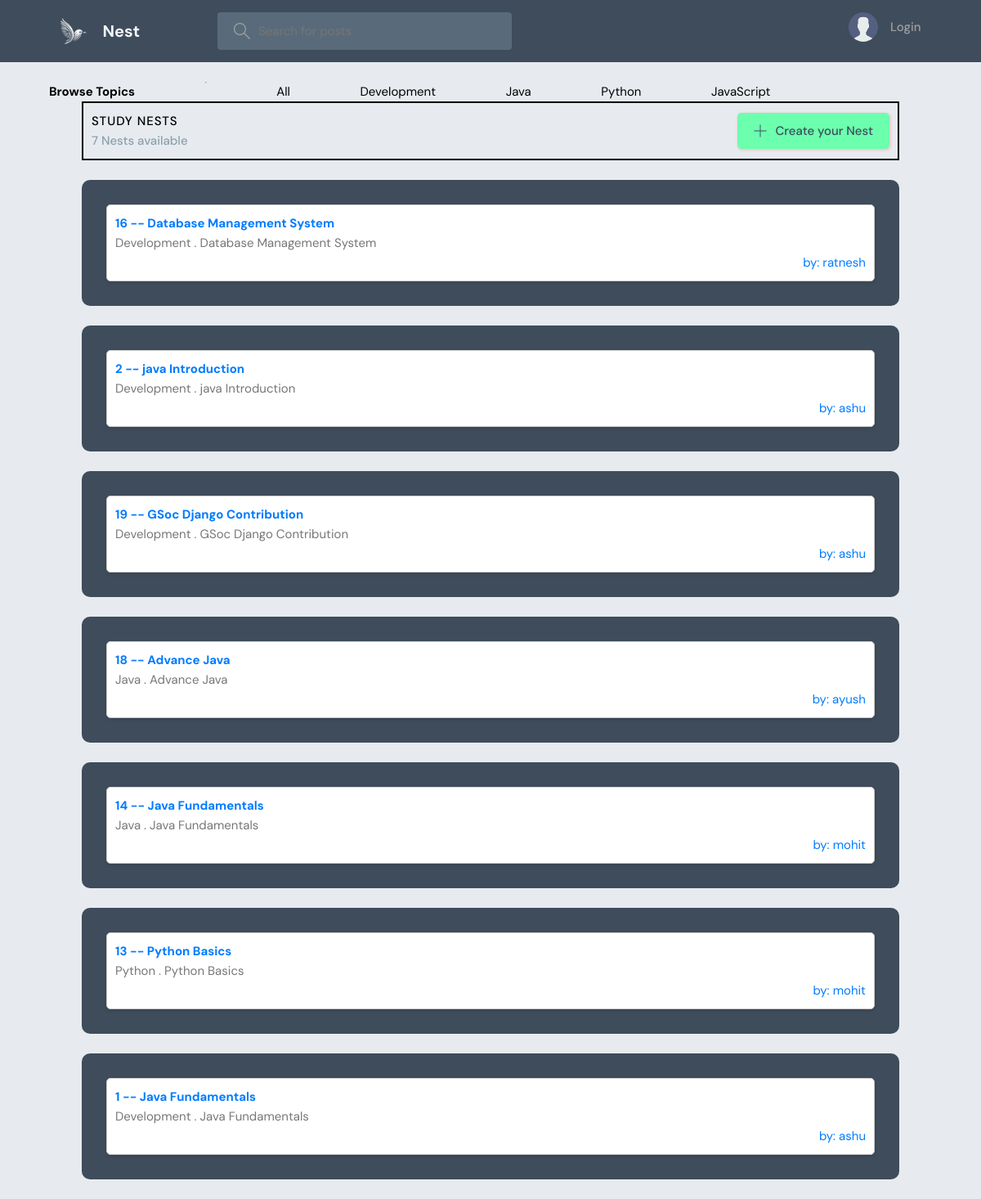
The page / on the database its author committed.
### LearnNest/models.py (models this page shows, shortened)
class Topic(models.Model):
    name = models.CharField(max_length=200)

class Nest(models.Model):
    host = models.ForeignKey(User, on_delete=models.SET_NULL, null=True)
    topic = models.ForeignKey(Topic, on_delete=models.SET_NULL, null=True)
    name = models.CharField(max_length=200)
    participants = models.ManyToManyField(User, related_name='participants',blank=True)
    description = models.TextField(null=True, blank=True)
    updated = models.DateTimeField(auto_now=True)
    created = models.DateTimeField(auto_now_add=True)
    class Meta:
        ordering = ['-updated', '-created']
    def __str__(self):
        return self.name

### LearnNest/views.py (the view)
# urls.py: path('',views.home,name='home'),
def home(request):
    q = request.GET.get('q') if request.GET.get('q') != None else ''
    nests = Nest.objects.filter(
        Q(topic__name__icontains=q) |
        Q(name__icontains=q) |
        Q(host__username__icontains=q)
        )
    topics = Topic.objects.all()
    nest_count = nests.count()
    nest_messages = Message.objects.filter(Q(nest__topic__name__icontains=q))
    context =  {'nests': nests, 'topics': topics, 'nest_count': nest_count, 'nest_messages': nest_messages}
    return render(request, 'LearnNest/home.html', context)

### LearnNest/models.py (called while the page is built)
    def __str__(self):
        return self.body[0:50]

### LearnNest/templates/LearnNest/home.html (shortened to what this page needs)
{% extends 'main.html' %}
{% load static %}
{% block content %}
<main class="layout layout--3">
  <div class="container">
    {% include 'LearnNest/topics_component.html' %}
  </div>
     <div class="roomList">
    <div style="border: 2px solid black; width: auto; padding: 10px; margin-left: 100px;margin-right: 100px;" class="roomList__header">
        <div >
          <h2 style="color: black;" >Study Nests</h2>
          <p>{{nest_count}} Nests available</p>
        </div>
        <a class="btn btn--main" href="{% url 'create-nest' %}">
          <svg version="1.1" xmlns="http://www .w3.org/2000/svg" width="32" height="32" viewBox="0 0 32 32">
            <title>add</title>
            <path
              d="M16.943 0.943h-1.885v14.115h-14.115v1.885h14.115v14.115h1.885v-14.115h14.115v-1.885h-14.115v-14.115z">
            </path>
          </svg>
          Create your Nest
        </a>
    </div>
       {% include 'LearnNest/feed_component.html' %}
    </div>
</main>
{% endblock content %}

### LearnNest/templates/LearnNest/topics_component.html
<h3 style="color: black;">Browse Topics</h3>
<hr>
<div>
    <a style="color: black;" href="{% url 'home' %}">All</a>
</div>
{% for topic in topics %}
<div>
    <a style="color: black;" href="{% url 'home' %}?q={{topic.name}}">{{topic.name}}</a>
</div>
{% endfor %}

### LearnNest/templates/LearnNest/feed_component.html (shortened to what this page needs)
{% for nest in nests %}
<div class="roomListRoom">
    <div class="nest-card">
        <h5><a class="nest-link" href="{% url 'nest' nest.id %}">{{ nest.id }} -- {{ nest.name }}</a></h5>
        <small>{{ nest.topic.name }} . {{ nest }}</small>
        <a class="host-link" href="{% url 'user-profile' nest.host.id %}">
            by: {{ nest.host.username }}
        </a>
    </div>
</div>
{% endfor %}

### static/styles/style.css (style rules this page uses)
:root { --color-main: #6bffae; --color-main-light: #FF9292; --color-dark: #3E4C5B; --color-dark-medium: #596B7A; --color-dark-light: #8DA0AC; --color-light: #F2F4F8; --color-gray: #A0A0A0; --color-light-gray: #000000; --color-bg: #E7EBEF; --color-success: #4CAF50; --color-error: #36f4e7; }
* { font-family: "DM Sans", -apple-system, BlinkMacSystemFont, "Segoe UI", Roboto, Oxygen, Ubuntu, Cantarell, "Open Sans", "Helvetica Neue", sans-serif; margin: 0; padding: 0; box-sizing: border-box; text-rendering: optimizeLegibility; font-size: inherit; }
html { font-size: 56.25%; }
@media only screen and (min-width: 1200px) { html { font-size: 62.5%; } }
body { line-height: 1.6; font-weight: 400; font-size: 1.5rem; color: var(--color-light-gray); background-color: var(--color-bg); min-height: 100vh; }
a { display: inline-block; color: var(--color-main); text-decoration: none; }
.container { max-width: 120rem; width: 90%; margin: auto; }
.btn { background-color: transparent; border: none; display: inline-flex; align-items: center; gap: 1rem; cursor: pointer; transition: all ease-in-out 0.3s; padding: 1rem 2rem; border-radius: 5px; box-shadow: 1px 1px 3px 1px rgba(255, 0, 0, 0.15); font-weight: 500; }
.btn--main { background-color: var(--color-main); color: var(--color-dark); }
.btn > svg { fill: currentColor; width: 1.6rem; height: 1.6rem; }
.layout { margin-top: 2.4rem; }
.layout > .container { display: flex; justify-content: space-between; align-items: flex-start; }
.layout--3 > .container > div:last-child { flex-basis: 25%; }
.roomList__header { display: flex; justify-content: space-between; align-items: center; margin-bottom: 2.4rem; }
.roomList__header h2 { text-transform: uppercase; font-weight: 500; color: var(--color-light); letter-spacing: 1px; }
.roomList__header p { font-weight: 500; color: var(--color-dark-light); }
.roomListRoom { margin-bottom: 2.4rem; background-color: var(--color-dark); border-radius: 1rem; padding: 2rem; margin-left: 100px; margin-right: 100px; }

### static/styles/nest_card.css (style rules this page uses)
.nest-card { border: 1px solid #ccc; padding: 10px; margin: 10px; background-color: #fff; box-shadow: 0 2px 4px rgba(0, 0, 0, 0.1); border-radius: 5px; }
.nest-card h5 { margin: 0; }
.nest-card .nest-link { text-decoration: none; color: #007BFF; }
.nest-card small { color: #777; }
.host-link { display: flex; justify-content: flex-end; text-decoration: none; color: #007BFF; }

### rows shown on the page
Topic: name "Development"
Topic: name "Java"
Topic: name "Python"
Topic: name "JavaScript"
Nest: id "16", name "Database Management System", topic.name "Development", host.username "ratnesh"
Nest: id "2", name "java Introduction", topic.name "Development", host.username "ashu"
Nest: id "19", name "GSoc Django Contribution", topic.name "Development", host.username "ashu"
Nest: id "18", name "Advance Java", topic.name "Java", host.username "ayush"
Nest: id "14", name "Java Fundamentals", topic.name "Java", host.username "mohit"
Nest: id "13", name "Python Basics", topic.name "Python", host.username "mohit"
Nest: id "1", name "Java Fundamentals", topic.name "Development", host.username "ashu"

### other values the page prints
{{ nest_count }} "7"
